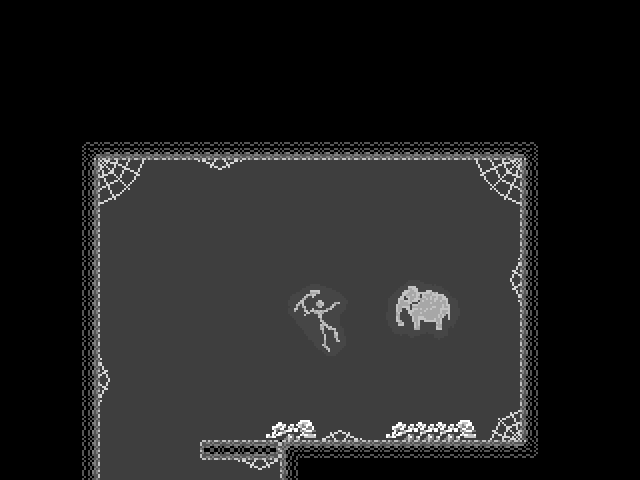

This game map was drawn from its Tiled (.tmx) file and the tilesets committed beside it. A one-line description and the trimmed map source follow:
An orthogonal 32x24 tile map with 20x20 px tiles, 2 tile layers (background, walls), 2 tilesets and 1 object (skull1).

<map version="1.0" orientation="orthogonal" width="32" height="24" tilewidth="20" tileheight="20">
 <properties>
  <property name="bottomPortal" value="resources/cave11.tmx" />
 </properties>
 <tileset firstgid="1" name="tiles_cave" tilewidth="20" tileheight="20">
  <image source="tiles_cave.png" width="140" height="180" />
 </tileset>
 <tileset firstgid="64" name="cave_background" tilewidth="20" tileheight="20">
  <image source="cave_background.png" width="400" height="260" />
 </tileset>
 <layer name="background" width="32" height="24">
  <data>[768 cells, 312 non-empty, 63 distinct tile ids]</data>
 </layer>
 <layer name="walls" width="32" height="24">
  <data>[768 cells, 71 non-empty, 11 distinct tile ids]</data>
 </layer>
 <objectgroup name="objects" width="32" height="24">
  <object name="skull1" x="394" y="389" width="39" height="37" />
 </objectgroup>
</map>
